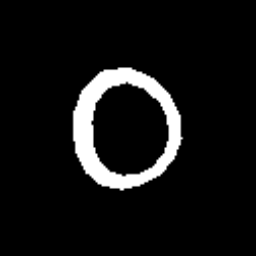
#> input picture 4_ShapeAnalysis/data/anatomicalSegmentations/001.png, 256 x 256 px, found by its file name; its folder holds only this picture in this run
$ jupyter execute --allow-errors q4.ipynb
#> lines starting #> are read from the running program, lines starting #| are printed output that depends on the picture
[cell 1]
import numpy as np
import os
import cv2
import matplotlib.pyplot as plt
from sklearn.metrics.pairwise import rbf_kernel
from scipy.linalg import eigh

[cell 2]
folder_path = "data/anatomicalSegmentations"


def load_data(folder_path):
#> called with folder_path = 'data/anatomicalSegmentations'
	target_size = (64, 64)  # Resize to 64x64
	image_files = ([f for f in os.listdir(folder_path) if f.endswith(".png")])
	image_vectors = []
	for file in image_files:
		img_path = os.path.join(folder_path, file)

		img = cv2.imread(img_path, cv2.IMREAD_GRAYSCALE)
#> img is the input picture: shape (256, 256); min 0, max 255, mean 18.8
		img_resized = cv2.resize(img, target_size, interpolation=cv2.INTER_AREA)
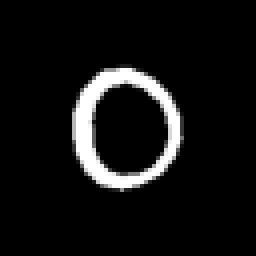
#> img_resized: shape (64, 64) (shown 4 times larger); min 0, max 255, mean 18.8
		img_normalized = img_resized.astype(np.float32) / 255.0
		img_vector = img_normalized.flatten()
#> img_vector = 4096 values, max 1 at index 1178, min 0 at index 0, mean 0.0737

		image_vectors.append(img_vector)
	# Convert list to numpy array

	image_matrix = np.array(image_vectors)

	return image_matrix

images = load_data(folder_path)

[cell 3]
# [16 lines left out: function save_image, not called in this run]
    # plt.savefig(filename, bbox_inches='tight', pad_inches=0)

[cell 4]
def center_image(images: np.ndarray):
    mean = np.mean(images)
#> mean = 0.0737
    images = images - mean
    return images

centered_images = center_image(images)

### Part A: Perform PCA

[cell 5]
def pca_segmentation(centered_images, n_components=10):
	"""
	Applies PCA to vectorized images, shows eigen spectrum, mean image, and first 2 modes of variation.
	"""
#> called with centered_images = array of shape (1, 4096), n_components = 10
	num_images = centered_images.shape[0]
#> num_images = 1
	mean_image = np.mean(centered_images, axis=0)
#> mean_image = 4096 values, max 0.926 at index 1178, min -0.0737 at index 0, mean 7.45e-09
	centered = np.reshape(centered_images, (num_images, -1))

	cov = np.cov(centered, rowvar=False)
#> cov = 0.0608
	eigenvalues, eigenvectors = np.linalg.eigh(cov)
	idx = np.argsort(eigenvalues)[::-1]
	eigenvalues = eigenvalues[idx]
	eigenvectors = eigenvectors[:, idx]

	mode_images = []

	mode_images.append(mean_image + np.sqrt(eigenvalues[0]) * eigenvectors[:, 0])
	mode_images.append(mean_image + np.sqrt(eigenvalues[1]) * eigenvectors[:, 1])

	# Plot Eigen Spectrum
	plt.plot(np.arange(0, 20), eigenvalues[:20], marker='o')
	plt.xlabel("Component")
	plt.ylabel("Eigenvalue")
	plt.title("Scree Plot")
	plt.grid(True)
	plt.show()
	# Plot Mean Image
	plt.figure(figsize=(4, 4))
	plt.imshow(mean_image.reshape(64, 64), cmap='gray')
	plt.title("Mean Image")
	plt.axis("off")
	plt.show()

	# Plot First Two Modes of Variation
	fig, axes = plt.subplots(1, 2, figsize=(8, 4))
	for i in range(2):
		axes[i].imshow(mode_images[i].reshape((64, 64)), cmap='gray')
		axes[i].set_title(f"Mode {i+1} of Variation")
		axes[i].axis("off")
	plt.show()

#> (the rest of this cell did not finish here and is left out)

[cell 6]
def mean_image_approximation(X, alpha_j, gamma=1e-3, n_iter=500, lr=1e-2):
	n_samples, n_features = X.shape
	z = np.mean(X, axis=0).copy()
	for _ in range(n_iter):
		diff = z - X  # shape: (n_samples, n_features)
		sq_dist = np.sum(diff**2, axis=1)  # shape: (n_samples,)
		K_zx = np.exp(-gamma * sq_dist)  # shape: (n_samples,)

		# Compute gradient vectorized
		weighted_diff = (alpha_j * K_zx)[:, np.newaxis] * diff  # shape: (n_samples, n_features)
		grad = -2 * gamma * np.sum(weighted_diff, axis=0)  # shape: (n_features,)

		# Gradient ascent
		z += lr * grad

	return z

[cell 7]
def kernel_pca_analysis(images, gamma=1e-6, n_components=3):
#> called with images = array of shape (1, 4096), gamma = 1e-06, n_components = 3
    X = images.reshape(images.shape[0], -1)
    K = rbf_kernel(X, gamma=gamma)
#> K = [1]

    n = K.shape[0]
#> n = 1
    one_n = np.ones((n, n)) / n
#> one_n = [1]
    K_centered = K - one_n @ K - K @ one_n + one_n @ K @ one_n
#> K_centered = [0]

    eigvals, eigvecs = eigh(K_centered)
#> eigvals = [0]; eigvecs = [1]
    eigvals, eigvecs = eigvals[::-1], eigvecs[:, ::-1]

    alphas = eigvecs[:, :n_components]
#> alphas = [1]
    lambdas = eigvals[:n_components]
#> lambdas = [0]

    pre_images = []
    for j in range(n_components):
        pre_image = mean_image_approximation(X, alphas[:, j], gamma)
        pre_images.append(pre_image.reshape((64, 64)))
#> after the loop, pre_images = 1 item

    return eigvals, np.sum(pre_images, axis=0)
